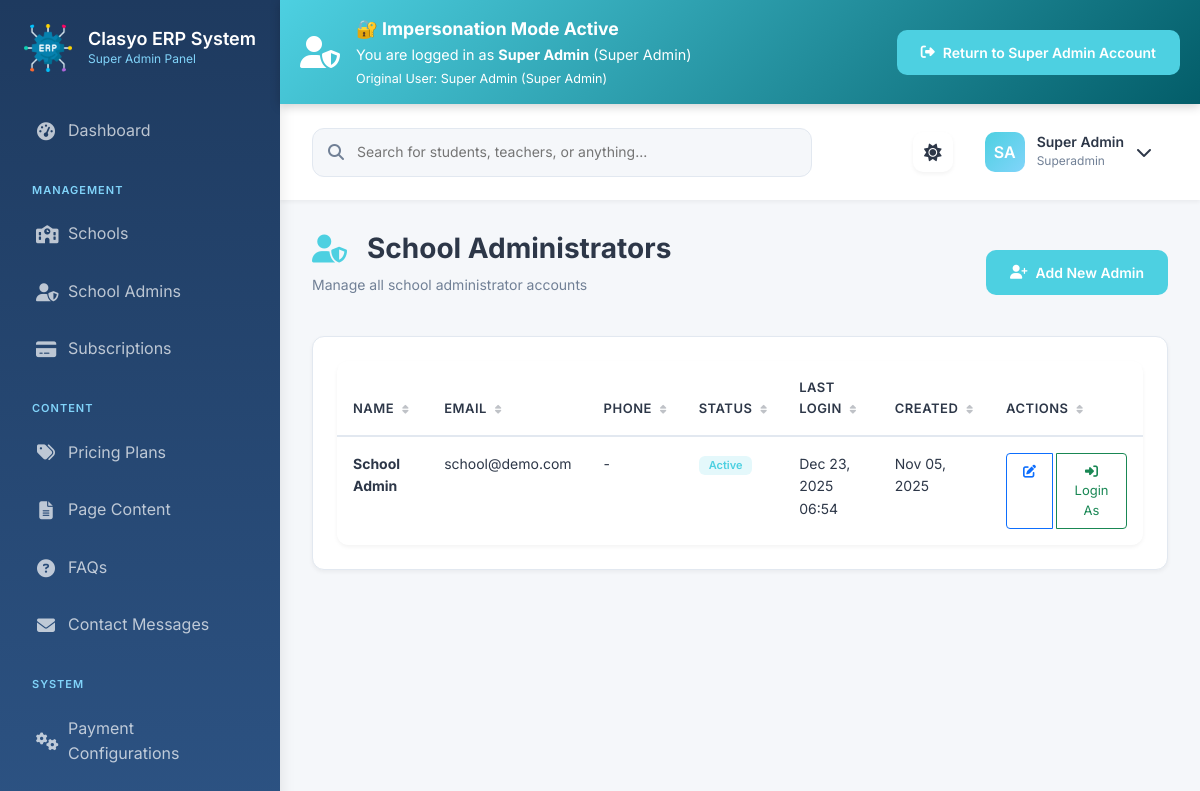
Screenshot of /superadmin/admins/ (signed in) with the database file from the repository.
### accounts/models.py (models this page shows, shortened)
class User(AbstractUser):
    ROLE_CHOICES = [
        ('superadmin', 'Super Admin'),
        ('admin', 'School Admin'),
        ('teacher', 'Teacher'),
        ('accountant', 'Accountant'),
        ('librarian', 'Librarian'),
        ('receptionist', 'Receptionist'),
        ('parent', 'Parent'),
        ('student', 'Student'),
    ]
    GENDER_CHOICES = [
        ('male', 'Male'),
        ('female', 'Female'),
        ('other', 'Other'),
    ]
    username = None
    email = models.EmailField(_('Email Address'), unique=True)
    role = models.CharField(_('Role'), max_length=20, choices=ROLE_CHOICES)
    first_name = models.CharField(_('First Name'), max_length=150)
    last_name = models.CharField(_('Last Name'), max_length=150)
    phone = PhoneNumberField(_('Phone Number'), blank=True, null=True)
    mobile = PhoneNumberField(_('Mobile Number'), blank=True, null=True)
    avatar = models.ImageField(_('Avatar'), upload_to='avatars/', blank=True, null=True)
    gender = models.CharField(_('Gender'), max_length=10, choices=GENDER_CHOICES, blank=True)
    date_of_birth = models.DateField(_('Date of Birth'), blank=True, null=True)
    blood_group = models.CharField(_('Blood Group'), max_length=10, blank=True)
    address = models.TextField(_('Address'), blank=True)
    city = models.CharField(_('City'), max_length=100, blank=True)
    state = models.CharField(_('State'), max_length=100, blank=True)
    country = CountryField(_('Country'), blank=True)
    postal_code = models.CharField(_('Postal Code'), max_length=20, blank=True)
    emergency_contact_name = models.CharField(_('Emergency Contact Name'), max_length=150, blank=True)
    emergency_contact_phone = PhoneNumberField(_('Emergency Contact Phone'), blank=True, null=True)
    emergency_contact_relation = models.CharField(_('Emergency Contact Relation'), max_length=50, blank=True)
    employee_id = models.CharField(_('Employee ID'), max_length=50, blank=True, unique=True, null=True)
    department = models.ForeignKey('human_resource.Department', on_delete=models.SET_NULL,
                                  null=True, blank=True, related_name='employees')
    designation = models.ForeignKey('human_resource.Designation', on_delete=models.SET_NULL,
                                   null=True, blank=True, related_name='employees')
    join_date = models.DateField(_('Join Date'), blank=True, null=True)
    is_active = models.BooleanField(_('Active'), default=True)
    is_verified = models.BooleanField(_('Verified'), default=False)
    last_login_ip = models.GenericIPAddressField(_('Last Login IP'), blank=True, null=True)
    created_at = models.DateTimeField(_('Created At'), auto_now_add=True)
    updated_at = models.DateTimeField(_('Updated At'), auto_now=True)
    objects = UserManager()
    USERNAME_FIELD = 'email'
    REQUIRED_FIELDS = ['first_name', 'last_name', 'role']
    class Meta:
        verbose_name = _('User')
        verbose_name_plural = _('Users')
        ordering = ['-created_at']
    def get_full_name(self):
        return f"{self.first_name} {self.last_name}".strip()

### superadmin/views.py (the view)
# urls.py: path('admins/', views.AdminUserListView.as_view(), name='admins'),
class AdminUserListView(SuperAdminRequiredMixin, ListView):
    template_name = 'superadmin/admin_list.html'
    context_object_name = 'admins'
    paginate_by = 20
    def get_queryset(self):
        return User.objects.filter(role='admin').order_by('-created_at')

### core/context_processors.py (called while the page is built, shortened)
def school_context(request):
    context = {}
    if hasattr(request, 'resolver_match') and request.resolver_match:
        school_slug = request.resolver_match.kwargs.get('school_slug')
    return context

### superadmin/context_processors.py (called while the page is built)
def impersonation_context(request):
    context = {
        'is_impersonating': getattr(request, 'is_impersonating', False),
        'original_user': getattr(request, 'original_user', None),
    }
    return context

### superadmin/views.py (called while the page is built)
    def test_func(self):
        return self.request.user.is_authenticated and self.request.user.role == 'superadmin'  # Fixed: was 'super_admin'

### templates/superadmin/admin_list.html (shortened to what this page needs)
{% extends 'dashboards/base.html' %}
{% load static %}
{% block page_title %}School Administrators{% endblock %}
{% block page_icon %}user-shield{% endblock %}
{% block page_subtitle %}Manage all school administrator accounts{% endblock %}
{% block page_actions %}
<a href="{% url 'superadmin:admin_create' %}" class="btn btn-primary">
    <i class="fas fa-user-plus"></i> Add New Admin
</a>
{% endblock %}
{% block content %}
            <div class="modern-card">
                <div class="table-responsive">
                    <table class="table modern-table">
                        <thead>
                            <tr>
                                <th>Name</th>
                                <th>Email</th>
                                <th>Phone</th>
                                <th>Status</th>
                                <th>Last Login</th>
                                <th>Created</th>
                                <th>Actions</th>
                            </tr>
                        </thead>
                        <tbody>
                            {% for admin in admins %}
                            <tr>
                                <td>
                                    <strong>{{ admin.get_full_name }}</strong>
                                </td>
                                <td>{{ admin.email }}</td>
                                <td>{{ admin.phone|default:"-" }}</td>
                                <td>
                                    {% if admin.is_active %}
                                        <span class="badge bg-success">Active</span>
                                    {% else %}
                                        <span class="badge bg-danger">Inactive</span>
                                    {% endif %}
                                </td>
                                <td>{{ admin.last_login|date:"M d, Y H:i"|default:"Never" }}</td>
                                <td>{{ admin.created_at|date:"M d, Y" }}</td>
                                <td>
                                    <div class="btn-group" role="group">
                                        <a href="{% url 'superadmin:admin_edit' admin.id %}"
                                           class="btn btn-sm btn-outline-primary" title="Edit">
                                            <i class="fas fa-edit"></i>
                                        </a>
                                        <a href="{% url 'superadmin:impersonate_user' admin.id %}"
                                           class="btn btn-sm btn-outline-success" title="Login as this admin"
                                           onclick="return confirm('Are you sure you want to login as {{ admin.get_full_name }}?')">
                                            <i class="fas fa-sign-in-alt"></i> Login As
                                        </a>
                                    </div>
                                </td>
                            </tr>
                            {% endfor %}
                        </tbody>
                    </table>
                </div>
            </div>
{% endblock %}

### templates/includes/impersonation_banner.html
{% if is_impersonating %}
<div class="alert alert-warning alert-dismissible fade show m-0 rounded-0 border-0"
     style="background: linear-gradient(135deg,  #4DD0E1 0%,  #035d69 100%); color: white; padding: 15px 20px; position: sticky; top: 0; z-index: 1050; box-shadow: 0 2px 10px rgba(0,0,0,0.2);">
    <div class="d-flex align-items-center justify-content-between">
        <div class="d-flex align-items-center">
            <i class="fas fa-user-shield fa-2x me-3"></i>
            <div>
                <strong style="font-size: 1.1rem;">🔐 Impersonation Mode Active</strong>
                <p class="mb-0" style="font-size: 0.9rem;">
                    You are logged in as <strong>{{ user.get_full_name }}</strong> ({{ user.get_role_display }})
                    {% if original_user %}
                        <br><small>Original User: {{ original_user.get_full_name }} ({{ original_user.get_role_display }})</small>
                    {% endif %}
                </p>
            </div>
        </div>
        <a href="{% url 'superadmin:stop_impersonation' %}"
           class="btn btn-primary">
            <i class="fas fa-sign-out-alt me"></i>
            Return to {{ original_user.get_full_name|default:"Admin" }} Account
        </a>
    </div>
</div>
{% endif %}

### templates/includes/header.html (shortened to what this page needs)
{% load static %}
<nav class="top-navbar">
    <form action="{% if user.role == 'superadmin' or user.role == 'super_admin' %}#{% else %}/school/{{ school_slug }}/search/{% endif %}" method="get" class="search-bar">
        <input type="text" name="q" placeholder="Search for students, teachers, or anything..." id="globalSearch">
    </form>
    <div class="navbar-actions">
        <button id="theme-toggle" class="nav-icon-btn" title="Toggle Theme">
            <i class="fas fa-moon"></i>
        </button>
        <div class="dropdown">
            <div class="user-profile-nav" data-bs-toggle="dropdown" style="cursor: pointer;">
                <div class="user-avatar">{{ user.first_name.0|default:"U" }}{{ user.last_name.0|default:"" }}</div>
                <div class="user-info">
                    <h4>{{ user.get_full_name|default:user.email }}</h4>
                    <p>{{ user.role|title }}</p>
                </div>
                <i class="fas fa-chevron-down"></i>
            </div>
        </div>
    </div>
</nav>

### rows the page displays
User: get_full_name "Super Admin", role "Super Admin", first_name.0 "S", last_name.0 "A", role "Superadmin"
User: get_full_name "School Admin", email "school@demo.com", phone "-", is_active "Active", last_login "Dec 23, 2025 06:54", created_at "Nov 05, 2025"
